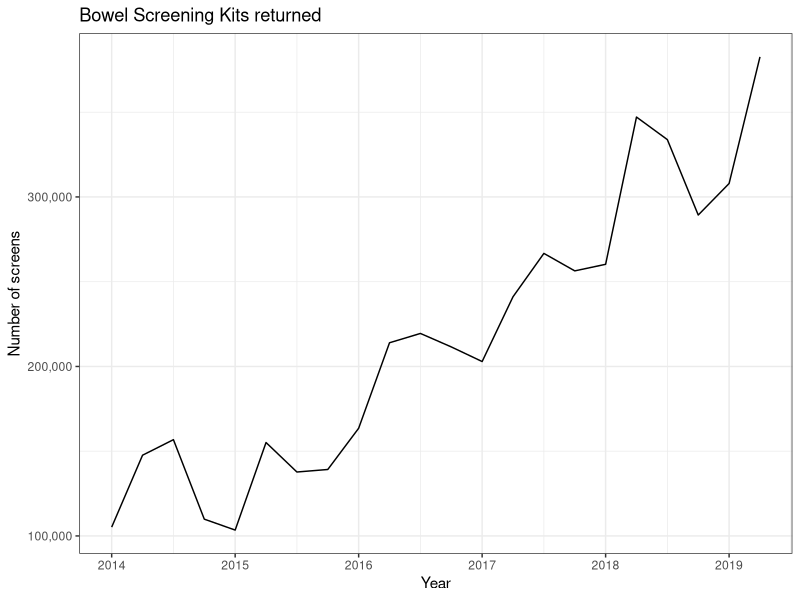
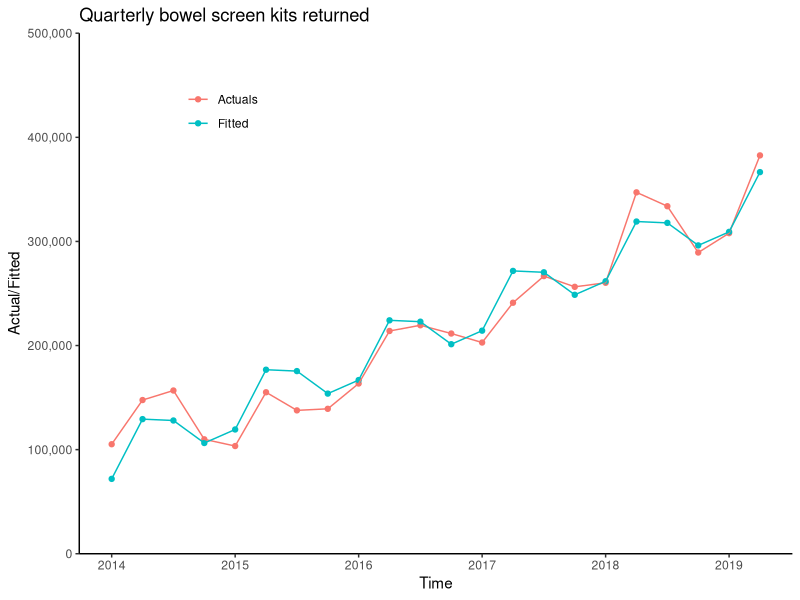
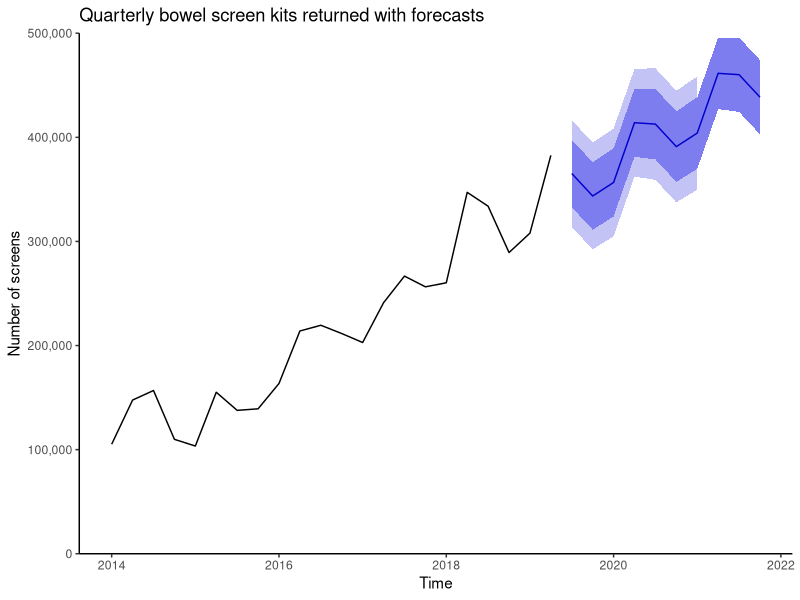

Write the R code that produced these figures, in order.
## ---- chunk 1

#loading the relevant libraries
library(tidyverse)
#library(ts)
library(ggplot2)
library(forecast)

options(scipen = 999)

kLightBlue = "#00AAE5"
kDarkBlue = "#005AAD"
kPurple = "#A33299"


## ---- chunk 2

# about the dataset:

bowel = readxl::read_xlsx('bowel screening data.xlsx')

# converting bowel screen dataset into a timeseries
bowel_ts <- ts(bowel[,'Persons'], start=2014, frequency=4)

# plotting the time series
autoplot(bowel_ts) +
  ggtitle("Bowel Screening Kits returned") +
  xlab("Year") +
  ylab("Number of screens") +
  scale_y_continuous(labels = scales::comma) +
  theme_minimal() +
  theme_bw()

## ---- chunk 3
fit.cancer <- tslm(bowel_ts ~ trend + season)
summary(fit.cancer)

## ---- chunk 4
cbind(Time = time(bowel_ts), Actuals=bowel_ts, Fitted=fitted(fit.cancer)) %>%
  as.data.frame() %>%
  gather(key = 'Type', value = 'value', -Time) %>% 
  ggplot(aes(x = Time, 
             y = value,
             colour = as.factor(Type) )) +
  ggtitle("Bowel Screening Kits returned/forecasts") +
  geom_point() +
  geom_line() +
  ylab("Actual/Fitted") + xlab("Time") +
  ggtitle("Quarterly bowel screen kits returned") +
  theme_bw() +
  theme_classic() +
  theme(
    legend.title = element_blank(),
    legend.position = c(0.2, 0.85)
  ) +
  scale_y_continuous(limits = c(0,500000), expand = c(0,0), labels = scales::comma)
#  scale_colour_brewer(palette="Dark2", name="Quarter") +
#  geom_abline(intercept=0, slope=1) 
  
## ---- chunk 5
fcast <- forecast(fit.cancer)
autoplot(fcast) +
  ggtitle("Forecasts of bowel screens") +
  xlab("Time") + ylab("Number of screens") +
  ggtitle("Quarterly bowel screen kits returned with forecasts") +
  theme_bw() +
  theme_classic() +
  scale_y_continuous(limits = c(0,500000), expand = c(0,0), labels = scales::comma)


## ---- chunk 6
accuracy(fcast)
## ---- chunk 7

fc1 = ses(bowel_ts, h = 4)
round(accuracy(fc1),2)
## ---- chunk 8
fc2 = holt(bowel_ts, h = 2)
round(accuracy(fc2),2)
